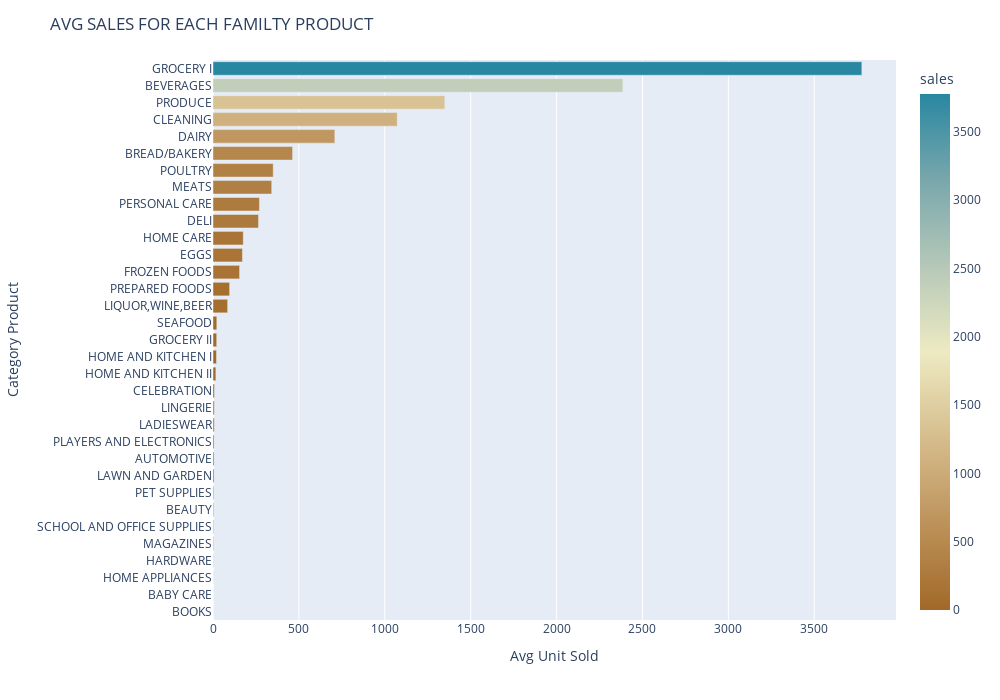

The notebook cell saved with this chart:
### Code cell
fig = px.bar(df_family,  x='sales', y='family', color='sales', color_continuous_scale="earth")
fig.update_layout({"title": f'AVG SALES FOR EACH FAMILTY PRODUCT',
                   "xaxis": {"title":"Avg Unit Sold"},
                   "yaxis": {"title":"Category Product"},
                   "showlegend": True},
                 width=1000,
                height=700)

fig.show()

### Figure 1 — Plotly figure (JSON) as saved in the notebook; plotly's stock layout.template omitted (floating-point values rounded to 4 significant figures)
{"data": [{"alignmentgroup": "True", "hovertemplate": "sales=%{marker.color}<br>family=%{y}<extra></extra>", "legendgroup": "", "marker": {"color": [0.0708, 0.1105, 0.4575, 1.138, 2.929, 2.962, 3.716, 3.921, 6.035, 6.101, 6.187, 7.161, 7.182, 8.37, 16.72, 20.47, 21.58, 22.16, 85.19, 96.77, 154.8, 171.4, 176.2, 265.1, 270.4, 341.8, 350.5, 463.3, 709.2, 1072.0, 1349.0, 2386.0, 3777.0], "coloraxis": "coloraxis", "pattern": {"shape": ""}}, "name": "", "offsetgroup": "", "orientation": "h", "showlegend": false, "textposition": "auto", "type": "bar", "x": [0.0708, 0.1105, 0.4575, 1.138, 2.929, 2.962, 3.716, 3.921, 6.035, 6.101, 6.187, 7.161, 7.182, 8.37, 16.72, 20.47, 21.58, 22.16, 85.19, 96.77, 154.8, 171.4, 176.2, 265.1, 270.4, 341.8, 350.5, 463.3, 709.2, 1072.0, 1349.0, 2386.0, 3777.0], "xaxis": "x", "y": ["BOOKS", "BABY CARE", "HOME APPLIANCES", "HARDWARE", "MAGAZINES", "SCHOOL AND OFFICE SUPPLIES", "BEAUTY", "PET SUPPLIES", "LAWN AND GARDEN", "AUTOMOTIVE", "PLAYERS AND ELECTRONICS", "LADIESWEAR", "LINGERIE", "CELEBRATION", "HOME AND KITCHEN II", "HOME AND KITCHEN I", "GROCERY II", "SEAFOOD", "LIQUOR,WINE,BEER", "PREPARED FOODS", "FROZEN FOODS", "EGGS", "HOME CARE", "DELI", "PERSONAL CARE", "MEATS", "POULTRY", "BREAD/BAKERY", "DAIRY", "CLEANING", "PRODUCE", "BEVERAGES", "GROCERY I"], "yaxis": "y"}], "layout": {"barmode": "relative", "coloraxis": {"colorbar": {"title": {"text": "sales"}}, "colorscale": [[0, "rgb(161, 105, 40)"], [0.1667, "rgb(189, 146, 90)"], [0.3333, "rgb(214, 189, 141)"], [0.5, "rgb(237, 234, 194)"], [0.6667, "rgb(181, 200, 184)"], [0.8333, "rgb(121, 167, 172)"], [1, "rgb(40, 135, 161)"]]}, "height": 700, "legend": {"tracegroupgap": 0}, "margin": {"t": 60}, "showlegend": true, "title": {"text": "AVG SALES FOR EACH FAMILTY PRODUCT"}, "width": 1000, "xaxis": {"anchor": "y", "domain": [0, 1], "title": {"text": "Avg Unit Sold"}}, "yaxis": {"anchor": "x", "domain": [0, 1], "title": {"text": "Category Product"}}}}
